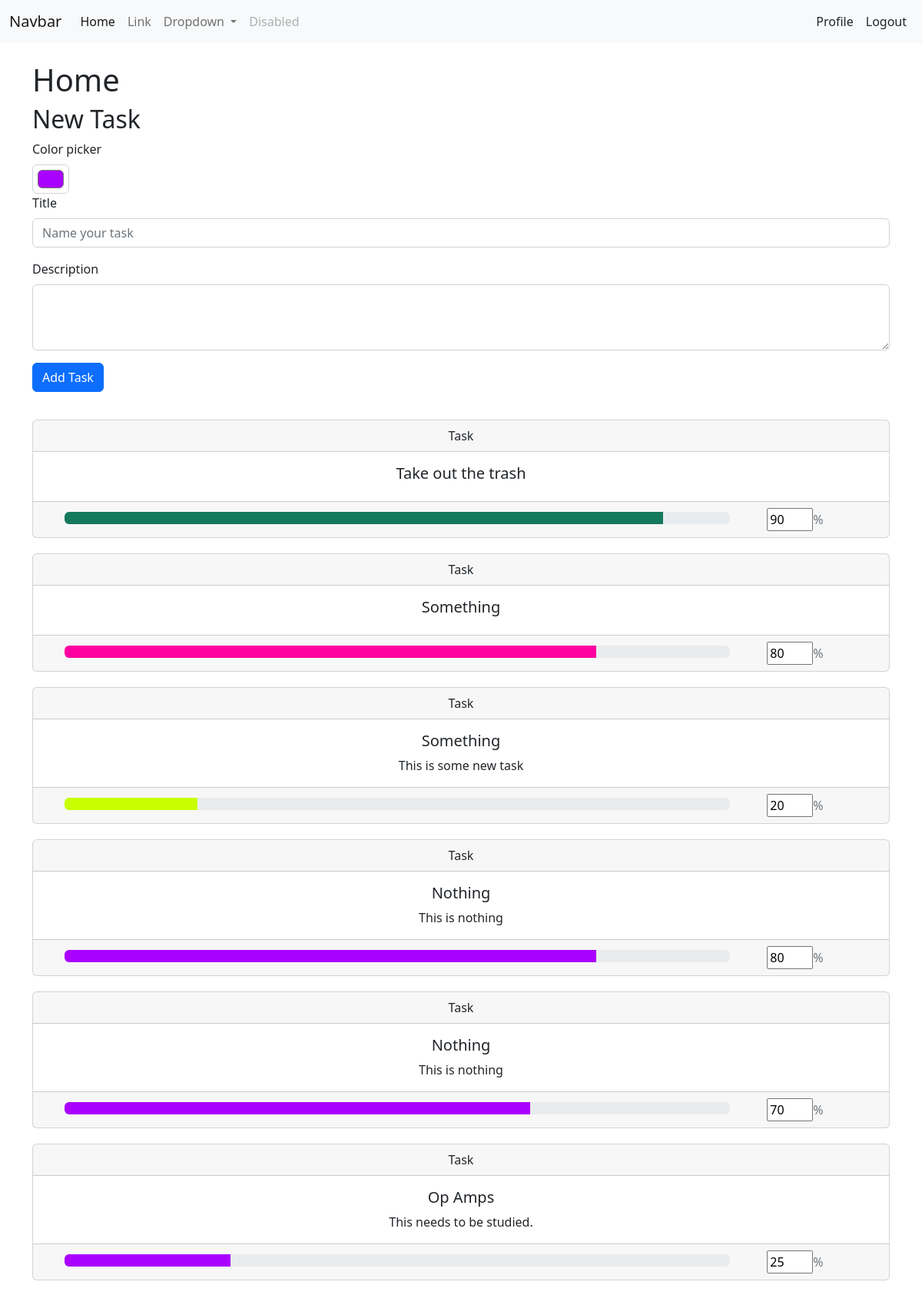
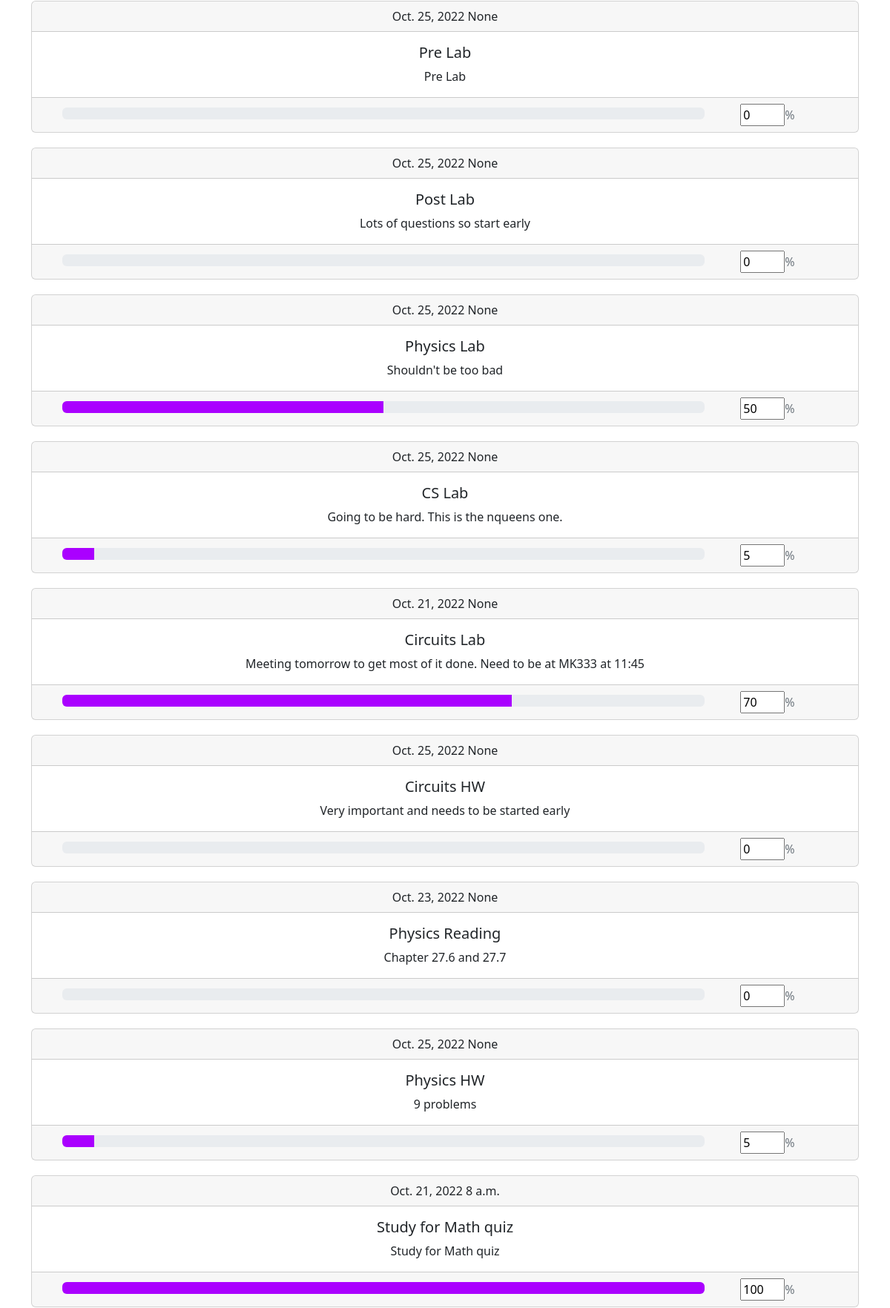
The app's page / (signed in, upper part) with its own data (2 pictures, top to bottom).
### base/models.py (models this page shows, shortened)
class Task(models.Model):
    title = models.CharField(max_length=120)
    description = models.CharField(max_length=240, blank=True)
    due = models.DateField(blank=True, null=True)
    due_time = models.TimeField(blank=True, null=True)
    progress = models.IntegerField(default=0)
    color = models.CharField(max_length=9, default="#aa00ff")
    user = models.ForeignKey(User, on_delete=models.CASCADE, null=True)
    class Meta:
        ordering = ['-id']

### base/views.py (the view, shortened to what this page needs)
# urls.py: path('', index, name="home"),
@login_required
def index(request):
    context = {
        'tasks': Task.objects.all()
    }
    return render(request, "base/home.html", context)

### base/templates/base/home.html (shortened to what this page needs)
{% extends 'base/base.html' %}
{% block content %}
    <h1>Home</h1>
    <form method="POST">
        <h2>New Task</h2>
        <div class="mb-3">
            <label for="exampleColorInput" class="form-label">Color picker</label>
            <input type="color" class="form-control form-control-color" id="exampleColorInput" value="#aa00ff" title="Choose your color" name="color">
            <label for="exampleFormControlInput1" class="form-label">Title</label>
            <input type="text" class="form-control" id="exampleFormControlInput1" placeholder="Name your task" name="taskTitle">
          </div>
          <div class="mb-3">
            <label for="exampleFormControlTextarea1" class="form-label">Description</label>
            <textarea class="form-control" id="exampleFormControlTextarea1" rows="3" name="taskDescription"></textarea>
          </div>
          <div class="mb-3">
            <button type="submit" class="btn btn-primary">Add Task</button>
          </div>
    </form>
    {% for task in tasks %}
    {% if task.user == request.user %}
        <div style="width: 20px; height: 20px;"></div>
        <div class="card text-center">
            <div class="card-header">
            {% if task.due %}
                {{ task.due }} {{ task.due_time }}
                {% else %}
                Task
            {% endif %}
            </div>
            <div class="card-body">
            <h5 class="card-title">{{ task.title }}</h5>
            <p class="card-text">{{ task.description }}</p>
            </div>
            <div class="card-footer text-muted">
                <div style="display: inline-block; width: 80%;">
                    <div class="progress">
                        <div style="
                            width: {{ task.progress }}%;
                            background: {{ task.color }};
                            "
                            class="progress-bar"
                            role="progressbar"
                            aria-label="Default striped example"
                            aria-valuenow="{{ task.progress }}"
                            aria-valuemin="0"
                            aria-valuemax="100">
                        </div>
                    </div>
                </div>
                <div style="display: inline-block; width: 15%;">
                    <form method="POST">
                    <input type="number" value="{{ task.progress }}" min=0 max=100 style="width: 60px;" name="progress">%
                    </form>
                </div>
            </div>
        </div>
    {% endif %}
    {% endfor %}
{% endblock content %}

### base/templates/base/base.html (shortened to what this page needs)
<!DOCTYPE html>
<html lang="en">
    <head>
        <link href="https://cdn.jsdelivr.net/npm/bootstrap@5.2.2/dist/css/bootstrap.min.css" rel="stylesheet">
    </head>
    <body>
        <nav class="navbar navbar-expand-lg bg-light">
            <div class="container-fluid">
            <a class="navbar-brand" href="#">Navbar</a>
            <div class="collapse navbar-collapse" id="navbarSupportedContent">
                <ul class="navbar-nav me-auto mb-2 mb-lg-0">
                    <li class="nav-item">
                        <a class="nav-link active" aria-current="page" href="#">Home</a>
                    </li>
                    <li class="nav-item">
                        <a class="nav-link" href="#">Link</a>
                    </li>
                    <li class="nav-item dropdown">
                        <a class="nav-link dropdown-toggle" href="#" role="button" data-bs-toggle="dropdown" aria-expanded="false">
                        Dropdown
                        </a>
                    </li>
                    <li class="nav-item">
                        <a class="nav-link disabled">Disabled</a>
                    </li>
                </ul>
                {% if request.user.is_authenticated %}
                <a class="nav-link m-2" href="#">Profile</a>
                <a class="nav-link m-2" href="{% url 'logout' %}">Logout</a>
                {% else %}
                <a class="nav-link m-2" href="{% url 'login' %}">login</a>
                {% endif %}
            </div>
            </div>
        </nav>
        <div class="container mt-4">
        {% block content %}
        {% endblock content%}
    </div>
  </body>
</html>

### records on screen
Task: shows "Task", title "Take out the trash", progress "90"
Task: shows "Task", title "Something", progress "80"
Task: shows "Task", title "Something", description "This is some new task", progress "20"
Task: shows "Task", title "Nothing", description "This is nothing", progress "80"
Task: shows "Task", title "Nothing", description "This is nothing", progress "70"
Task: shows "Task", title "Op Amps", description "This needs to be studied.", progress "25"
Task: due "Oct. 25, 2022", due_time "None", title "Pre Lab", description "Pre Lab", progress "0"
Task: due "Oct. 25, 2022", due_time "None", title "Post Lab", description "Lots of questions so start early", progress "0"
Task: due "Oct. 25, 2022", due_time "None", title "Physics Lab", description "Shouldn't be too bad", progress "50"
Task: due "Oct. 25, 2022", due_time "None", title "CS Lab", description "Going to be hard. This is the nqueens one.", progress "5"
Task: due "Oct. 21, 2022", due_time "None", title "Circuits Lab", description "Meeting tomorrow to get most of it done. Need to be at MK333 at 11:45", progress "70"
Task: due "Oct. 25, 2022", due_time "None", title "Circuits HW", description "Very important and needs to be started early", progress "0"
Task: due "Oct. 23, 2022", due_time "None", title "Physics Reading", description "Chapter 27.6 and 27.7", progress "0"
Task: due "Oct. 25, 2022", due_time "None", title "Physics HW", description "9 problems", progress "5"
Task: due "Oct. 21, 2022", due_time "8 a.m.", title "Study for Math quiz", description "Study for Math quiz", progress "100"
